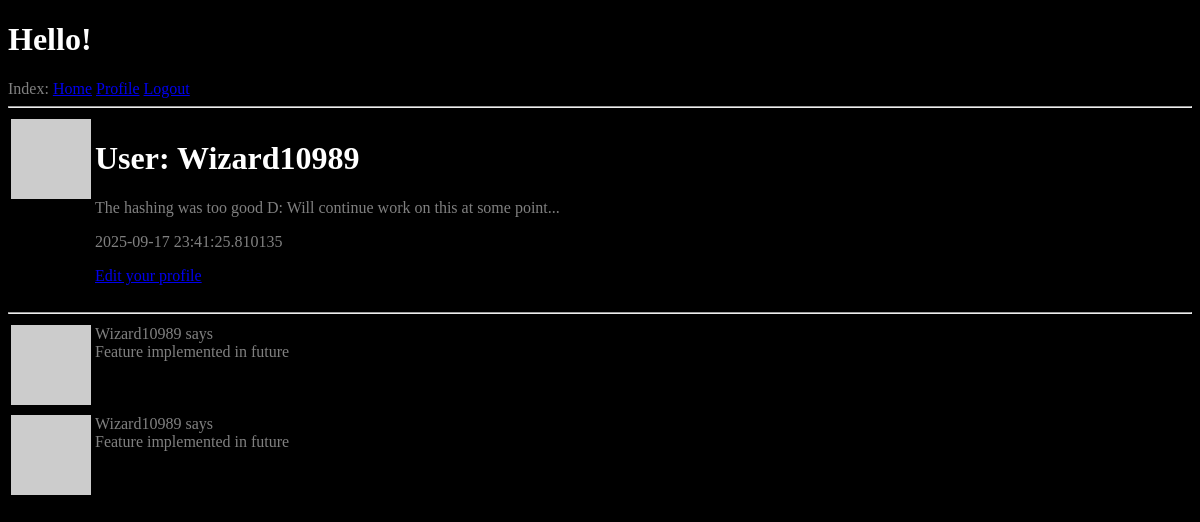
Page /user/Wizard10989 (signed in) on the earlier database version.
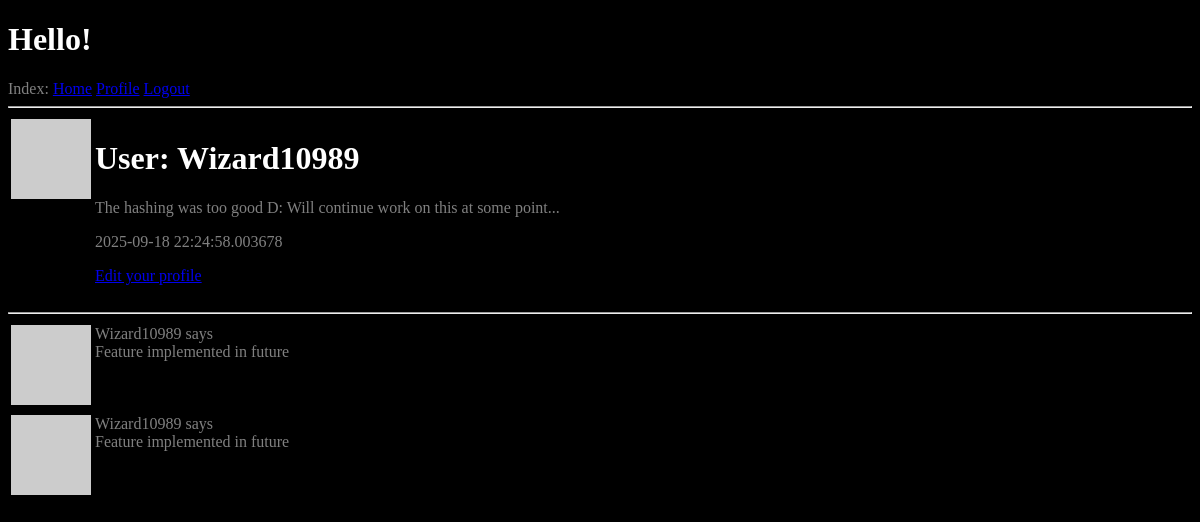
Same page on the later database version.
### app/models.py (models this page shows, shortened)
class User(UserMixin, db.Model):
    id: so.Mapped[int] = so.mapped_column(primary_key=True)
    username: so.Mapped[str] = so.mapped_column(sa.String(64), index=True, unique=True)
    email: so.Mapped[str] = so.mapped_column(sa.String(120), index=True, unique=True)
    password_hash: so.Mapped[Optional[str]] = so.mapped_column(sa.String(256))
    posts: so.WriteOnlyMapped['Post'] = so.relationship(back_populates='author')
    about_me: so.Mapped[Optional[str]] = so.mapped_column(sa.String(140))
    last_seen: so.Mapped[Optional[datetime]] = so.mapped_column(
        default = lambda: datetime.now(timezone.utc))
    def avatar(self, size):
        digest = md5(self.email.lower().encode('utf-8')).hexdigest()
        return f'https://www.gravatar.com/avatar/{digest}?d=identicon&s={size}'

### app/routes.py (the view)
@app.route('/user/<username>')
@login_required
def user(username):
    user = db.first_or_404(sa.select(User).where(User.username == username ))
    posts = [
        {'author': user, 'body': 'Feature implemented in future'},
        {'author': user, 'body': 'Feature implemented in future'}
    ]
    return render_template('user.html', user=user, posts=posts, title=username)

### app/models.py (called while the page is built)
@login.user_loader
def load_user(id):
    return db.session.get(User, int(id))

### app/routes.py (called while the page is built)
@app.before_request
def before_request():
    if current_user.is_authenticated:
        current_user.last_seen = datetime.now(timezone.utc)
        db.session.commit()

### app/templates/user.html
{% extends "test.html" %}
{% block content %}
  <table>
    <tr valign="top">
      <td><img src="{{ user.avatar(128) }}"></td>
      <td>
        <h1>User: {{ user.username }}</h1>
        {% if user.about_me %}<p>{{ user.about_me }}</p>{% endif %}
        {% if user.last_seen %}<p>{{ user.last_seen }}</p>{% endif %}
        {% if user == current_user %}
        <p><a href="{{ url_for('edit_profile') }}">Edit your profile</a></p>
        {% endif %}
      </td>
    </tr>
  </table>
  <hr>
  {% for post in posts %}
    {% include '_post.html' %}
  {% endfor %}
{% endblock %}

### app/templates/test.html (shortened to what this page needs)
<!DOCTYPE html>
<html lang="en-AU">
    <link rel="stylesheet" href="../static/CSS/base.css">
    <head>
    </head>
    <body>
        <h1> Hello! </h1>
        <div>
            Index:
            <a href="{{ url_for('index') }}">Home</a>
            {% if current_user.is_anonymous %}
            <a href="{{ url_for('login') }}">Login</a>
            {% else %}
            <a href="{{ url_for('user', username=current_user.username) }}">Profile</a>
            <a href="{{ url_for('logout') }}">Logout</a>
            {% endif %}
        </div>
        <div>
        <hr>
        {% block content %}{% endblock %}
        </div>
    </body>
</html>

### app/templates/_post.html
<table>
    <tr valign="top">
      <td><img src="{{ user.avatar(128) }}"></td>
      <td>{{ post.author.username }} says <br>{{ post.body }}</td>
    </tr>
  </table>

### app/static/CSS/base.css (style rules this page uses)
html { background-color: black; }
h1 { color: white; }
p { color: grey; }
div { color: grey; }

Differences in the rows shown:
changed User "Wizard10989": last_seen "2025-09-17 23:41:25.810135" → "2025-09-18 22:24:58.003678"
